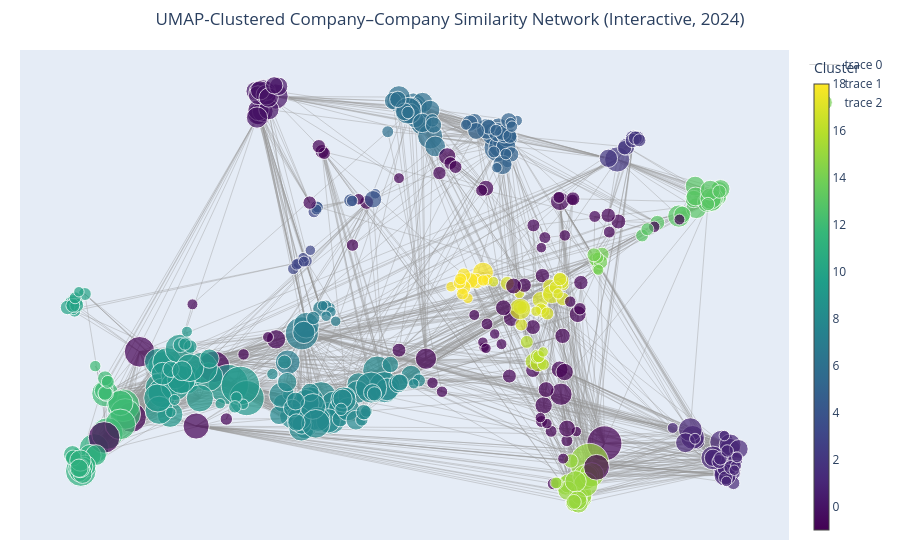

Notebook cell for this chart:
### Code cell
import plotly.graph_objects as go

if H_cc.number_of_nodes() > 0:

    # ----------------------
    # Prepare edge drawing
    # ----------------------
    edge_x, edge_y = [], []
    edge_hover_x, edge_hover_y, edge_hover_text = [], [], []

    for u, v, d in H_cc.edges(data=True):
        x0, y0 = pos_umap[u]
        x1, y1 = pos_umap[v]

        edge_x += [x0, x1, None]
        edge_y += [y0, y1, None]

        edge_hover_x.append((x0 + x1) / 2)
        edge_hover_y.append((y0 + y1) / 2)
        edge_hover_text.append(
            f"<b>{G.nodes[u]['label']}</b> ↔ <b>{G.nodes[v]['label']}</b><br>"
            f"Weight = {d['weight']:.4f}"
        )

    edge_trace = go.Scatter(
        x=edge_x, y=edge_y,
        mode="lines",
        hoverinfo="none",
        line=dict(width=0.4, color="#999"),
    )

    edge_hover_trace = go.Scatter(
        x=edge_hover_x,
        y=edge_hover_y,
        mode="markers",
        hoverinfo="text",
        marker=dict(size=5, color="rgba(0,0,0,0)"),
        text=edge_hover_text,
    )

    # ----------------------
    # Prepare nodes
    # ----------------------
    node_x = []
    node_y = []
    node_text = []
    node_color = []
    node_size = []

    deg = dict(H_cc.degree())
    max_deg = max(deg.values()) if deg else 1

    for n in H_cc.nodes():
        x, y = pos_umap[n]
        node_x.append(x)
        node_y.append(y)

        # Hover text
        node_text.append(
            f"<b>{G.nodes[n]['label']}</b><br>"
            f"Symbol: {n}<br>"
            f"Degree: {deg[n]}<br>"
            f"Cluster: {company_docs.set_index('symbol').loc[n, 'cluster']}"
        )

        node_color.append(company_docs.set_index("symbol").loc[n, "cluster"])
        node_size.append(10 + 30 * (deg[n] / max_deg))

    node_trace = go.Scatter(
        x=node_x,
        y=node_y,
        mode="markers",
        hoverinfo="text",
        text=node_text,
        marker=dict(
            size=node_size,
            color=node_color,
            colorscale="Viridis",
            showscale=True,
            colorbar=dict(
                title="Cluster",
                thickness=15,
            ),
            line_width=1
        )
    )

    # ----------------------
    # Final figure
    # ----------------------
    fig = go.Figure(
        data=[edge_trace, edge_hover_trace, node_trace],
        layout=go.Layout(
            title="UMAP-Clustered Company–Company Similarity Network (Interactive, 2024)",
            title_x=0.5,
            hovermode="closest",
            margin=dict(b=20, l=20, r=20, t=50),
            xaxis=dict(showgrid=False, zeroline=False, showticklabels=False),
            yaxis=dict(showgrid=False, zeroline=False, showticklabels=False),
        )
    )

    fig.show()

else:
    print("No edges available.")

### Figure 1 — Plotly figure (JSON) as saved in the notebook; plotly's stock layout.template omitted (floating-point values rounded to 4 significant figures; data arrays with more than 128 entries replaced by an {"elided": "..."} marker saying what was removed)
{"data": [{"hoverinfo": "none", "line": {"color": "#999", "width": 0.4}, "mode": "lines", "type": "scatter", "x": {"elided": "10314 float values"}, "y": {"elided": "10314 float values"}}, {"hoverinfo": "text", "marker": {"color": "rgba(0,0,0,0)", "size": 5}, "mode": "markers", "text": {"elided": "3438 str values"}, "type": "scatter", "x": {"elided": "3438 float values"}, "y": {"elided": "3438 float values"}}, {"hoverinfo": "text", "marker": {"color": {"elided": "447 int values"}, "colorbar": {"thickness": 15, "title": {"text": "Cluster"}}, "colorscale": [[0, "#440154"], [0.1111, "#482878"], [0.2222, "#3e4989"], [0.3333, "#31688e"], [0.4444, "#26828e"], [0.5556, "#1f9e89"], [0.6667, "#35b779"], [0.7778, "#6ece58"], [0.8889, "#b5de2b"], [1, "#fde725"]], "line": {"width": 1}, "showscale": true, "size": {"elided": "447 float values"}}, "mode": "markers", "text": {"elided": "447 str values"}, "type": "scatter", "x": {"elided": "447 float values"}, "y": {"elided": "447 float values"}}], "layout": {"hovermode": "closest", "margin": {"b": 20, "l": 20, "r": 20, "t": 50}, "title": {"text": "UMAP-Clustered Company–Company Similarity Network (Interactive, 2024)", "x": 0.5}, "xaxis": {"showgrid": false, "showticklabels": false, "zeroline": false}, "yaxis": {"showgrid": false, "showticklabels": false, "zeroline": false}}}
